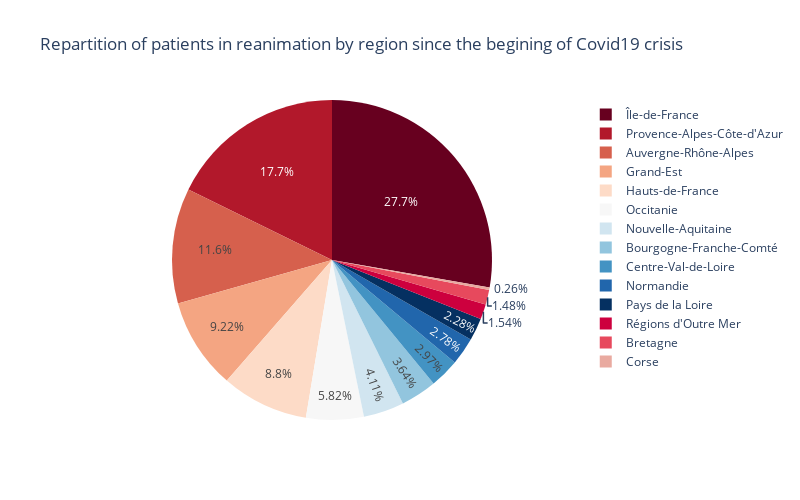

Notebook code for this chart:
### Code cell
fig = px.pie(rea_all_period_by_region, values='Total number', names=rea_all_period_by_region.index, title='Repartition of patients in reanimation by region since the begining of Covid19 crisis', color_discrete_sequence=px.colors.sequential.RdBu, height=500, width=800)
fig.show()

### Figure 1 — Plotly figure (JSON) as saved in the notebook; plotly's stock layout.template omitted (floating-point values rounded to 4 significant figures)
{"data": [{"domain": {"x": [0, 1], "y": [0, 1]}, "hovertemplate": "index=%{label}<br>Total number=%{value}<extra></extra>", "labels": ["Bretagne", "Normandie", "Pays de la Loire", "Centre-Val-de-Loire", "Bourgogne-Franche-Comté", "Grand-Est", "Hauts-de-France", "Île-de-France", "Nouvelle-Aquitaine", "Auvergne-Rhône-Alpes", "Occitanie", "Provence-Alpes-Côte-d'Azur", "Corse", "Régions d'Outre Mer"], "legendgroup": "", "name": "", "showlegend": true, "type": "pie", "values": [14295, 26923, 22010, 28779, 35215, 89149, 85152, 268341, 39727, 112575, 56278, 171540, 2512, 14880]}], "layout": {"height": 500, "legend": {"tracegroupgap": 0}, "piecolorway": ["rgb(103,0,31)", "rgb(178,24,43)", "rgb(214,96,77)", "rgb(244,165,130)", "rgb(253,219,199)", "rgb(247,247,247)", "rgb(209,229,240)", "rgb(146,197,222)", "rgb(67,147,195)", "rgb(33,102,172)", "rgb(5,48,97)"], "title": {"text": "Repartition of patients in reanimation by region since the begining of Covid19 crisis"}, "width": 800}}
